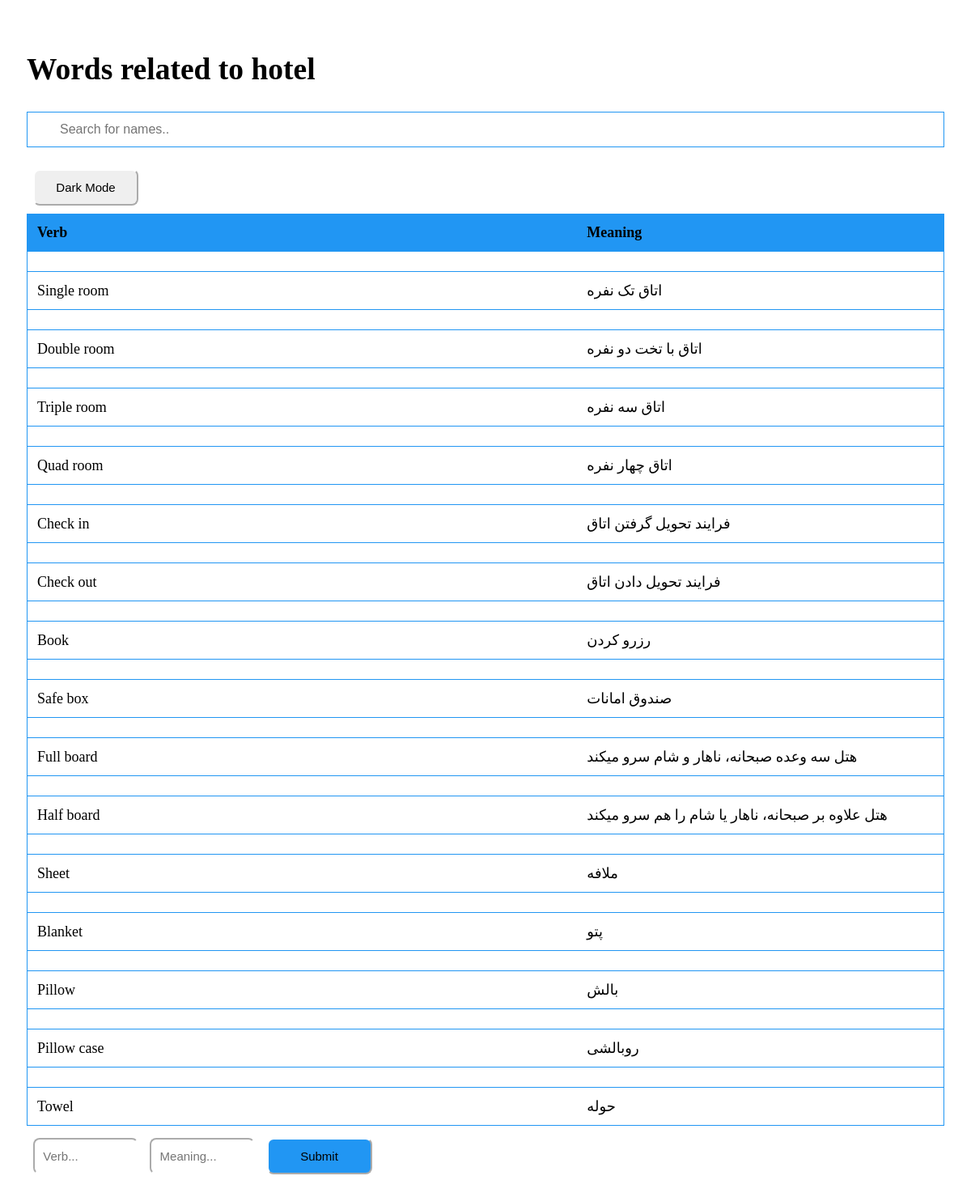
The app's page /verbs_hotel with its own data.
### PracticeEnglish/models.py (models this page shows, shortened)
class verb_hotel(models.Model):
    verb = models.CharField(max_length=30)
    meaning = models.CharField(max_length=60)

### PracticeEnglish/views.py (the view)
# urls.py: path('verbs_hotel' , views.verbs_hotel, name= 'verbs_hotel'),
def verbs_hotel(request):
    if request.method == "POST":
        form = request.POST
        verb_hotel.objects.create(verb = form["verb"],meaning = form["meaning"])
    context ={
        'verbs_hotel' : verb_hotel.objects.all()
    }
    return render(request, 'PracticeEnglish/verbs_hotel.html', context)

### PracticeEnglish/templates/PracticeEnglish/verbs_hotel.html (shortened to what this page needs)
<!DOCTYPE html>
<html>
<head>
  <link rel="stylesheet" href="https://cdnjs.cloudflare.com/ajax/libs/font-awesome/4.7.0/css/font-awesome.min.css">
</head>
<body>
<h2 style="width:40%; font-family:verdana">Words related to hotel</h2>
<input type="text" id="myInput" onkeyup="myFunction()" placeholder="Search for names.." title="Type in a name">
<table id="myTable">
  <tr class="header">
    <th style="width:60%; font-family:verdana">Verb</th>
    <th style="width:40%; font-family:verdana">Meaning</th>
  </tr>
  <tbody>
    {% for verb_hotel in verbs_hotel %}
    <th scope="row"></th>
    <tr>
    <td>
        {{ verb_hotel.verb }}
    </td>
    <td>
        {{ verb_hotel.meaning }}
    </td>
    </tr>
    {% endfor %}
    <button onclick="myFunction2()" style="width:130px; height: 45px; margin-bottom: 10px; margin-left: 8px;margin-top: 15px; border-radius: 8px; font-size: 15px; border-color: white;"><div id="myDIV">Dark Mode</div></button>
 </tbody>
</table>
<form action="/verbs_hotel" method="post">{% csrf_token %}
  <input type="text" name="verb" id="verb" placeholder="  Verb..." style="width:130px; height: 45px; margin-bottom: 10px; margin-left: 8px;margin-top: 15px; border-radius: 8px; font-size: 15px; border-color: white;">
  <input type="text" name="meaning" id="meaning" placeholder="  Meaning..." style="width:130px; height: 45px; margin-bottom: 10px; margin-left: 8px;margin-top: 15px; border-radius: 8px; font-size: 15px; border-color: white; " >
  <input type="submit"style="width:130px; height: 45px; margin-bottom: 10px; margin-left: 8px; margin-top: 15px; background-color: #2196f3; border-radius: 8px; font-size: 15px; border-color: white;">
</form>
</body>
</html>

### PracticeEnglish/templates/PracticeEnglish/verbs_hotel.html (style rules this page uses)
* { box-sizing: border-box; }
#myInput { background-image: url('/css/searchicon.png'); background-position: 10px 10px; background-repeat: no-repeat; width: 100%; font-size: 16px; padding: 12px 20px 12px 40px; border: 1px solid #2196f3; margin-bottom: 12px; }
#myTable { border-collapse: collapse; width: 100%; border: 1px solid #2196f3; font-size: 18px; }
#myTable th, #myTable td { text-align: left; padding: 12px; }
#myTable tr { border-bottom: 1px solid #2196f3; }
#myTable tr.header, #myTable tr:hover { background-color: #2196f3; }
body { padding: 25px; background-color: white; color: black; font-size: 25px; }

### records on screen
verb_hotel: verb "Single room", meaning "اتاق تک نفره"
verb_hotel: verb "Double room", meaning "اتاق با تخت دو نفره"
verb_hotel: verb "Triple room", meaning "اتاق سه نفره"
verb_hotel: verb "Quad room", meaning "اتاق چهار نفره"
verb_hotel: verb "Check in", meaning "فرایند تحویل گرفتن اتاق"
verb_hotel: verb "Check out", meaning "فرایند تحویل دادن اتاق"
verb_hotel: verb "Book", meaning "رزرو کردن"
verb_hotel: verb "Safe box", meaning "صندوق امانات"
verb_hotel: verb "Full board", meaning "هتل سه وعده صبحانه، ناهار و شام سرو میکند"
verb_hotel: verb "Half board", meaning "هتل علاوه بر صبحانه، ناهار یا شام را هم سرو میکند"
verb_hotel: verb "Sheet", meaning "ملافه"
verb_hotel: verb "Blanket", meaning "پتو"
verb_hotel: verb "Pillow", meaning "بالش"
verb_hotel: verb "Pillow case", meaning "روبالشی"
verb_hotel: verb "Towel", meaning "حوله"
